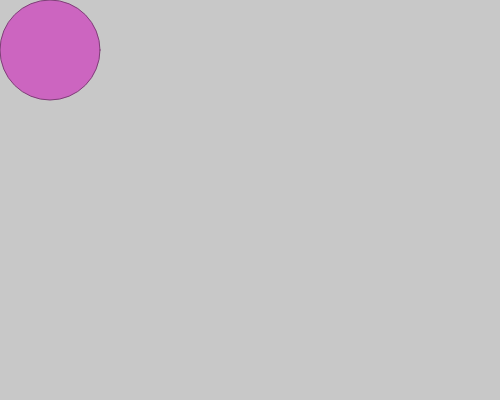
Frame 1 (no input)
Frame 60 (no input): identical to frame 1, image omitted
Frame 120 (the mouse pressed at the canvas centre since frame 60): identical to frame 1, image omitted

The p5.js sketch that drew this single still picture (run headless with seeded random() and noise() and a simulated clock; from frame 60 on, the mouse is pressed at the canvas centre):

// p5.js sketch
// ── sketch.js

//Array
var x = [50, 150, 250, 350, 450];
var y = [50, 125, 200, 275, 350];


function setup() {
	createCanvas(500, 400);//画面の幅と高さを変数にしましょう
	background(200);
	fill(204, 101, 192);
	stroke(127, 63, 120);
	
	ellipse(50, 50, 100, 100);
	
	var r = floor(random(0,10));

}


function draw() {
	
}


/*
#解説

##乱数
random(最小値,最大値)
//最小値から最大値の値をランダムに返す
//少数も含む

##floor
//引数として与えた数以下の最大の整数を返す
floor(数値);

 */
